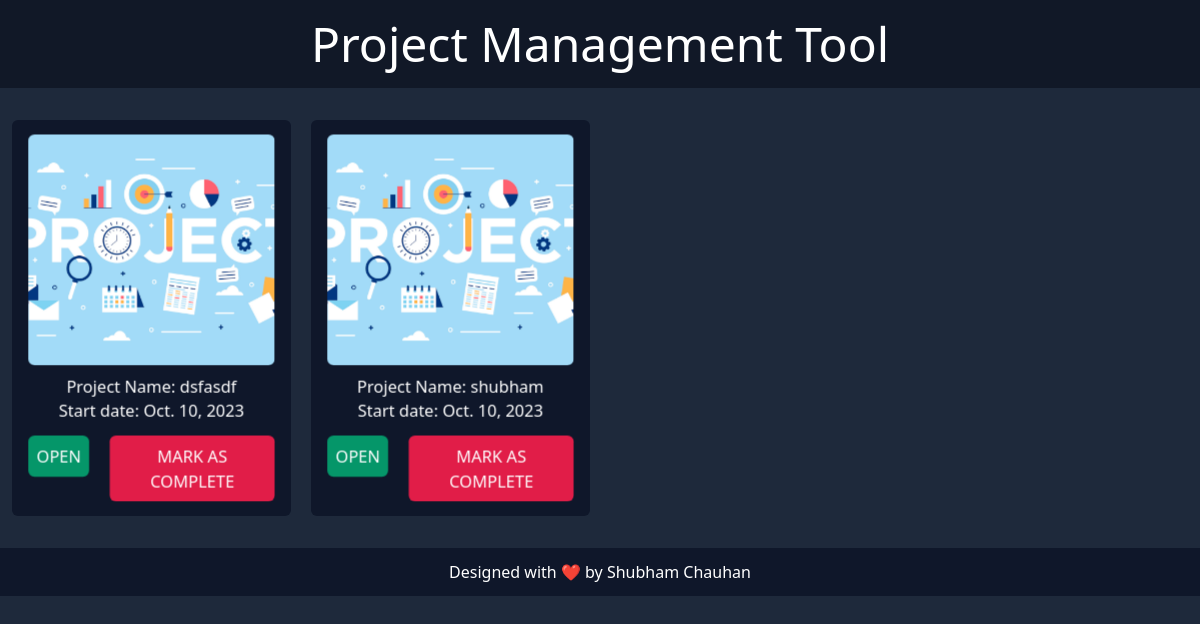
Page /projectmanagementtool/pending on the committed database.
### ProjectManagementTool/models.py (models this page shows, shortened)
class Project(models.Model):
    name = models.CharField(max_length=200)
    date = models.DateField(auto_now_add=True)
    completed = models.BooleanField(default=False)
    completion_date = models.DateField(null=True, blank=True)
    @staticmethod
    def get_pending():
        return Project.objects.filter(completed=False)

### ProjectManagementTool/views.py (the view)
# urls.py: re_path('pending', views.showPending),
def showPending(request):
    if request.method == 'GET':
        p = models.Project.get_pending()
        return render(request, 'tool/pending.html', {'projects':p})

### templates/tool/pending.html
{% extends 'base.html' %}
{% load static %}
{% block content %}
    {% include 'tool/header.html' %}
    <div class="grid grid-cols-1 md:grid-cols-3 lg:grid-cols-4 gap-5 p-3 my-5">
        {% for p in projects %}
        <div class="tilt-box text-white bg-slate-900 p-5 rounded-md text-center my-2 md:my-0" data-tilt data-tilt-reverse="true" data-tilt-max="5">
            <div class="img-box h-56 mb-2 w-full mx-auto ">
                <img src="{% static 'tool/proj.png' %}" class="h-full w-full object-cover rounded-md">
            </div>
            <div class="descp">
                <p>Project Name: {{ p.name }}</p>
                <p>Start date: {{ p.date }}</p>
            </div>
            <div class="btns mt-3 flex gap-5 justify-between">
                <a href="../../projectmanagementtool/proj?id={{p.id}}">
                    <button type="submit" class="btn w-full p-2 bg-emerald-600 rounded-md">OPEN</button>
                </a>
                <a href="../../projectmanagementtool/complete?id={{p.id}}">
                    <button type="submit" class="btn w-full p-2 bg-rose-600 rounded-md">MARK AS COMPLETE</button>
                </a>
            </div>
        </div>
        {% endfor %}
    </div>
    {% include 'tool/footer.html' %}
{% endblock %}

### static/showroom/s_css/main.css (style rules this page uses)
.tilt-box { transform-style: preserve-3d; transform: perspective(1000px); }
.btns, .descp, .img-box { transform: translateZ(30px); }

### rows in the picture
Project: name "dsfasdf", date "Oct. 10, 2023"
Project: name "shubham", date "Oct. 10, 2023"
